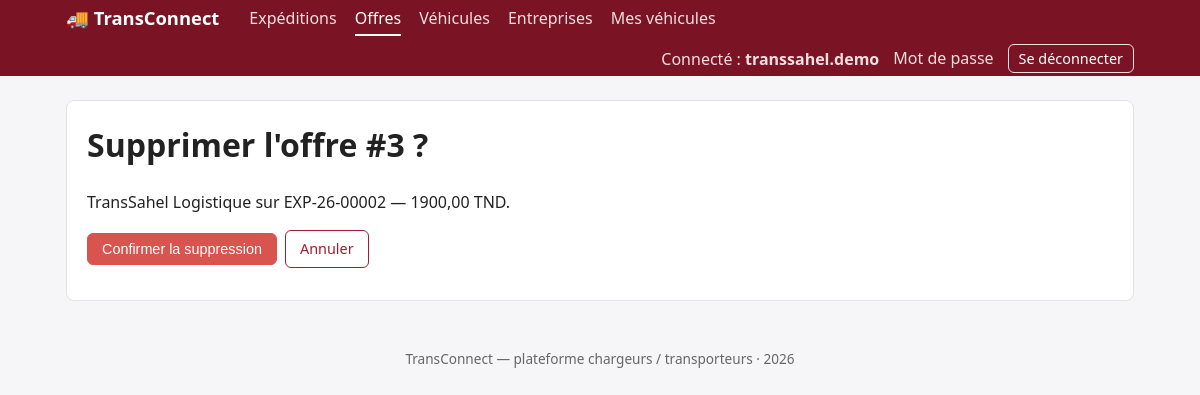
The app's page /offres/3/supprimer/ (signed in) with its own data.
### EntreprisesApp/models.py (models this page shows, shortened)
class Utilisateur(AbstractUser):
    ROLE_CHARGEUR = 'chargeur'
    ROLE_TRANSPORTEUR = 'transporteur'
    ROLE_ADMIN = 'admin'
    ROLE_CHOICES = (
        (ROLE_CHARGEUR, 'Chargeur'),
        (ROLE_TRANSPORTEUR, 'Transporteur'),
        (ROLE_ADMIN, 'Administrateur'),
    )
    user_id = models.CharField(max_length=8, primary_key=True, editable=False)
    email = models.EmailField(unique=True, validators=[valider_email_gmail])
    role = models.CharField(max_length=20, choices=ROLE_CHOICES, default=ROLE_CHARGEUR)
    telephone = models.CharField(
        max_length=8, blank=True, validators=[valider_telephone]
    )
    created_at = models.DateTimeField(auto_now_add=True)
    updated_at = models.DateTimeField(auto_now=True)
    objects = UtilisateurManager()
    REQUIRED_FIELDS = ['email']
    class Meta:
        verbose_name = 'Utilisateur'
        verbose_name_plural = 'Utilisateurs'

class Entreprise(models.Model):
    TYPE_CHARGEUR = 'chargeur'
    TYPE_TRANSPORTEUR = 'transporteur'
    TYPE_CHOICES = (
        (TYPE_CHARGEUR, 'Chargeur'),
        (TYPE_TRANSPORTEUR, 'Transporteur'),
    )
    raison_sociale = models.CharField(max_length=150)
    matricule_fiscal = models.CharField(
        max_length=17, unique=True, validators=[valider_matricule_fiscal]
    )
    type_entreprise = models.CharField(max_length=15, choices=TYPE_CHOICES)
    adresse = models.TextField(
        validators=[MinLengthValidator(20, "L'adresse doit contenir au moins 20 caractères.")]
    )
    utilisateur = models.OneToOneField(
        Utilisateur,
        on_delete=models.CASCADE,
        related_name='entreprise',
        null=True,
        blank=True,
    )
    created_at = models.DateTimeField(auto_now_add=True)
    updated_at = models.DateTimeField(auto_now=True)
    class Meta:
        verbose_name = 'Entreprise'
        verbose_name_plural = 'Entreprises'
        ordering = ['raison_sociale']
    @property
    def est_transporteur(self):
        return self.type_entreprise == self.TYPE_TRANSPORTEUR

### OffresApp/models.py (models this page shows, shortened)
class Offre(models.Model):
    PROPOSEE = 'proposee'
    ACCEPTEE = 'acceptee'
    REFUSEE = 'refusee'
    RETIREE = 'retiree'
    STATUT_CHOICES = (
        (PROPOSEE, 'Proposée'),
        (ACCEPTEE, 'Acceptée'),
        (REFUSEE, 'Refusée'),
        (RETIREE, 'Retirée'),
    )
    prix = models.DecimalField(
        max_digits=10,
        decimal_places=2,
        validators=[MinValueValidator(Decimal('0.01'), 'Le prix doit être strictement positif.')],
    )
    delai_jours = models.PositiveIntegerField(
        validators=[MinValueValidator(1, "Le délai doit être d'au moins 1 jour.")]
    )
    statut = models.CharField(max_length=15, choices=STATUT_CHOICES, default=PROPOSEE)
    date_proposition = models.DateField(auto_now_add=True)
    expedition = models.ForeignKey(
        'ExpeditionsApp.Expedition',
        on_delete=models.CASCADE,
        related_name='offres',
    )
    transporteur = models.ForeignKey(
        'EntreprisesApp.Entreprise',
        on_delete=models.CASCADE,
        related_name='offres',
    )
    vehicule = models.ForeignKey(
        'VehiculesApp.Vehicule',
        on_delete=models.PROTECT,
        related_name='offres',
    )
    created_at = models.DateTimeField(auto_now_add=True)
    updated_at = models.DateTimeField(auto_now=True)
    class Meta:
        verbose_name = 'Offre'
        verbose_name_plural = 'Offres'
        ordering = ['-created_at']

### ExpeditionsApp/models.py (models this page shows, shortened)
class Expedition(models.Model):
    PUBLIEE = 'publiee'
    ATTRIBUEE = 'attribuee'
    EN_COURS = 'en_cours'
    LIVREE = 'livree'
    ANNULEE = 'annulee'
    STATUT_CHOICES = (
        (PUBLIEE, 'Publiée'),
        (ATTRIBUEE, 'Attribuée'),
        (EN_COURS, 'En cours'),
        (LIVREE, 'Livrée'),
        (ANNULEE, 'Annulée'),
    )
    reference = models.CharField(max_length=12, unique=True, editable=False)
    ville_depart = models.CharField(max_length=100)
    ville_arrivee = models.CharField(max_length=100)
    poids_kg = models.DecimalField(
        max_digits=10,
        decimal_places=2,
        validators=[MinValueValidator(Decimal('0.01'), "Le poids doit être strictement positif.")],
        help_text='Poids en kg',
    )
    date_souhaitee = models.DateField()
    description = models.TextField(blank=True)
    statut = models.CharField(max_length=15, choices=STATUT_CHOICES, default=PUBLIEE)
    entreprise = models.ForeignKey(
        'EntreprisesApp.Entreprise',
        on_delete=models.CASCADE,
        related_name='expeditions',
    )
    created_at = models.DateTimeField(auto_now_add=True)
    updated_at = models.DateTimeField(auto_now=True)
    class Meta:
        verbose_name = 'Expédition'
        verbose_name_plural = 'Expéditions'
        ordering = ['-created_at']

### OffresApp/views.py (the view, shortened to what this page needs)
# urls.py: path('<int:pk>/supprimer/', views.OffreDeleteView.as_view(), name='supprimer'),
class OffreDeleteView(TransporteurRequisMixin, OffresDeMonEntrepriseMixin, DeleteView):
    model = Offre
    template_name = 'offres/confirm_delete.html'
    context_object_name = 'offre'
    success_url = reverse_lazy('offres:liste')

### EntreprisesApp/context_processors.py (called while the page is built)
def entreprise_courante(request):
    return {'mon_entreprise': entreprise_de(getattr(request, 'user', None))}

### EntreprisesApp/mixins.py (called while the page is built)
def entreprise_de(user):
    return getattr(user, 'entreprise', None)

    def test_func(self):
        entreprise = entreprise_de(self.request.user)
        return entreprise is not None and entreprise.type_entreprise == 'transporteur'

### OffresApp/views.py (called while the page is built)
    def get_queryset(self):
        return Offre.objects.filter(transporteur=self.request.user.entreprise).select_related('expedition')

### OffresApp/templates/offres/confirm_delete.html (shortened to what this page needs)
{% extends 'base.html' %}
{% block content %}
<div class="card">
  <h1>Supprimer l'offre #{{ offre.pk }} ?</h1>
  <p>{{ offre.transporteur.raison_sociale }} sur {{ offre.expedition.reference }} — {{ offre.prix|floatformat:2 }} TND.</p>
  <form method="post">
    <div class="actions">
      <button type="submit" class="btn danger">Confirmer la suppression</button>
      <a class="btn secondaire" href="{% url 'offres:detail' offre.pk %}">Annuler</a>
    </div>
  </form>
</div>
{% endblock %}

### templates/base.html (shortened to what this page needs)
<!DOCTYPE html>
<html lang="fr">
<head>
</head>
<body>
  <header>
    {% with nom_url=request.resolver_match.app_name %}
    <nav>
      <a class="logo" href="{% url 'accueil' %}">🚚 TransConnect</a>
      <a href="{% url 'expeditions:liste' %}" {% if nom_url == 'expeditions' %}class="actif"{% endif %}>Expéditions</a>
      <a href="{% url 'offres:liste' %}" {% if nom_url == 'offres' %}class="actif"{% endif %}>Offres</a>
      <a href="{% url 'vehicules:liste' %}" {% if nom_url == 'vehicules' %}class="actif"{% endif %}>Véhicules</a>
      <a href="{% url 'entreprises:liste' %}" {% if nom_url == 'entreprises' %}class="actif"{% endif %}>Entreprises</a>
      {% if user.is_authenticated %}
        {% if mon_entreprise.est_transporteur %}
        <a href="{% url 'vehicules:mes' %}">Mes véhicules</a>
        {% elif mon_entreprise.est_chargeur %}
        <a href="{% url 'expeditions:ajouter' %}">Publier une expédition</a>
        {% else %}
        <a href="{% url 'entreprises:ajouter' %}">Créer mon entreprise</a>
        {% endif %}
      <span class="compte">
        <span>Connecté : <strong>{{ user.username }}</strong></span>
        <a href="{% url 'password_change' %}">Mot de passe</a>
        <form method="post" action="{% url 'logout' %}" class="inline">
          <button type="submit" class="lien">Se déconnecter</button>
        </form>
      </span>
      {% else %}
      <span class="compte">
        <a href="{% url 'login' %}">Se connecter</a>
        <a href="{% url 'inscription' %}">Créer un compte</a>
      </span>
      {% endif %}
    </nav>
    {% endwith %}
  </header>
  <main>
    {% block content %}{% endblock %}
  </main>
  <footer>TransConnect — plateforme chargeurs / transporteurs · {% now "Y" %}</footer>
</body>
</html>

### templates/base.html (style rules this page uses)
:root { --brand:#a51c30; --brand-dark:#7a1424; --bg:#f6f6f8; --card:#fff; --text:#222; --muted:#666; --line:#e2e2e6; }
* { box-sizing: border-box; }
body { margin:0; font-family: system-ui, -apple-system, "Segoe UI", Roboto, sans-serif; background:var(--bg); color:var(--text); line-height:1.5; }
header { background:var(--brand-dark); color:#fff; }
nav { max-width:1100px; margin:0 auto; padding:0 16px; display:flex; flex-wrap:wrap; align-items:center; gap:4px 18px; min-height:56px; }
nav .logo { font-weight:700; font-size:1.15rem; color:#fff; text-decoration:none; margin-right:12px; }
nav a { color:#f3dfe2; text-decoration:none; padding:4px 0; border-bottom:2px solid transparent; }
nav a:hover, nav a.actif { color:#fff; border-bottom-color:#fff; }
nav .compte { margin-left:auto; display:flex; flex-wrap:wrap; align-items:center; gap:4px 14px; color:#f3dfe2; }
nav button.lien { background:none; border:1px solid #f3dfe2; border-radius:6px; color:#fff; padding:3px 10px; cursor:pointer; font:inherit; font-size:.9rem; }
main { max-width:1100px; margin:24px auto; padding:0 16px; }
h1, h2 { margin-top:0; }
.card { background:var(--card); border:1px solid var(--line); border-radius:8px; padding:20px; margin-bottom:20px; }
a { color:var(--brand); }
.btn { display:inline-block; padding:7px 14px; border-radius:6px; border:1px solid var(--brand); background:var(--brand); color:#fff; text-decoration:none; cursor:pointer; font-size:.9rem; }
.btn.secondaire { background:#fff; color:var(--brand); }
.btn.danger { background:#D9534F; border-color:#D9534F; }
.actions { display:flex; flex-wrap:wrap; gap:8px; align-items:center; margin:12px 0; }
.inline { display:inline; }
footer { text-align:center; color:var(--muted); font-size:.85rem; padding:24px 16px; }

### records on screen
Utilisateur: username "transsahel.demo"
Offre: pk "3", transporteur.raison_sociale "TransSahel Logistique", expedition.reference "EXP-26-00002", prix "1900,00"
